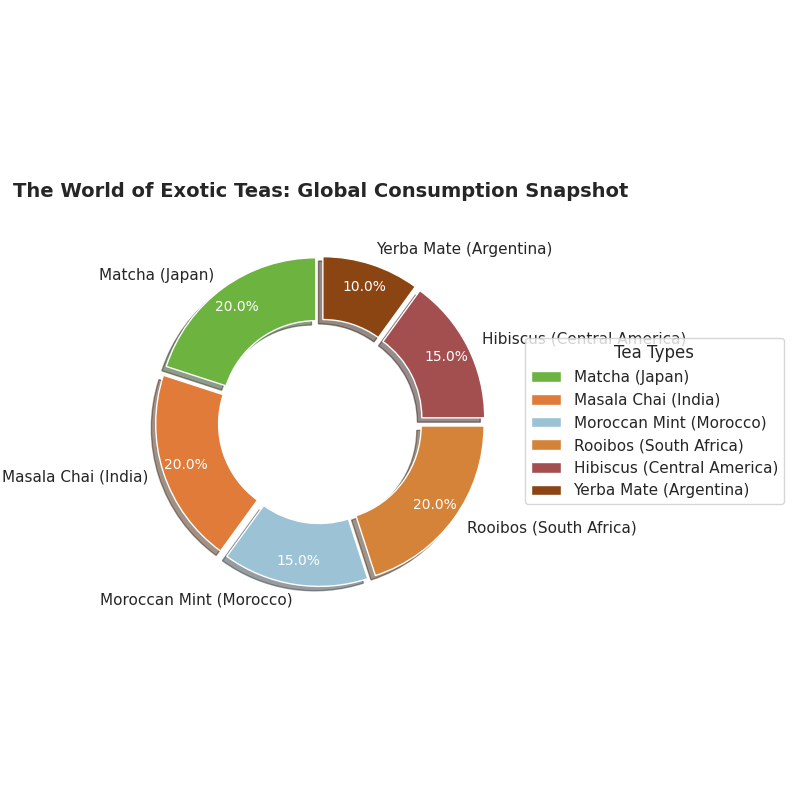

Reproduce this figure in Python.
import matplotlib.pyplot as plt
import numpy as np

# Data
tea_types = ['Matcha (Japan)', 'Masala Chai (India)', 'Moroccan Mint (Morocco)', 
             'Rooibos (South Africa)', 'Hibiscus (Central America)', 'Yerba Mate (Argentina)']
consumption_percentages = [20, 20, 15, 20, 15, 10]
colors = ['#6db33f', '#e07b39', '#9cc3d5', '#d58339', '#a34f4f', '#8B4513']

# Create the figure and axes
fig, ax = plt.subplots(figsize=(8, 8), subplot_kw=dict(aspect="equal"))

# Donut chart
wedges, texts, autotexts = ax.pie(
    consumption_percentages, labels=tea_types, colors=colors,
    autopct='%1.1f%%', startangle=90, pctdistance=0.85, 
    wedgeprops=dict(width=0.4), shadow=True, explode=(0.05,) * len(tea_types)
)

# Customizing text properties
for autotext in autotexts:
    autotext.set_color('white')
    autotext.set_fontsize(10)
for text in texts:
    text.set_fontsize(11)

# Adding a legend
ax.legend(wedges, tea_types, title="Tea Types", loc="center left", bbox_to_anchor=(1, 0, 0.5, 1))

# Title
plt.title("The World of Exotic Teas: Global Consumption Snapshot", 
          fontsize=14, fontweight='bold', pad=20)

# Adjust layout
plt.tight_layout()

# Display the plot
plt.show()
